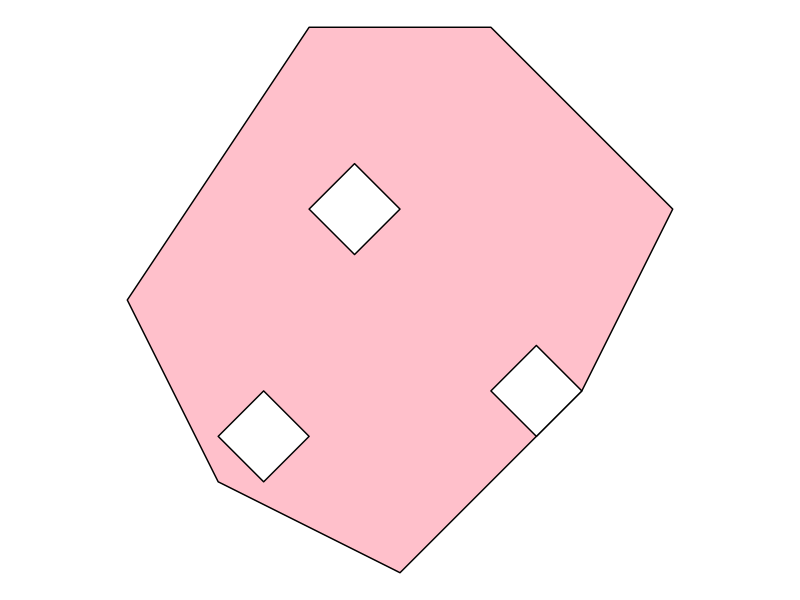

The R source for this figure:
## ---- chunk 1
#| include: false
#| message: false
library(knitr)
library(tidyverse)
library(conflicted)
conflict_prefer("select", "dplyr")
# set point size/type
# opts_knit$set(global.par = TRUE)
# par(pch = 20)
theme_set(theme_minimal())
knitr::opts_chunk$set(tidy.opts = list(width.cutoff = 100), tidy = FALSE, fig.align = 'center')
## ---- chunk 2
#| echo: false
#| fig-cap:  "The shaded inside and the white outside of a simple closed curve in the plane."
library(ggplot2)
library(dplyr)

library(ggplot2)

# External blob shape
external_blob <- data.frame(
  x = c(0.2, 0.4, 0.6, 0.8, 0.7, 0.5, 0.3, 0.2),
  y = c(0.5, 0.8, 0.8, 0.6, 0.4, 0.2, 0.3, 0.5),
  group = 1
)

# Internal blobs
internal_blob1 <- data.frame(
  x = c(0.4, 0.45, 0.5, 0.45, 0.4),
  y = c(0.6, 0.65, 0.6, 0.55, 0.6),
  group = 2
)

internal_blob2 <- data.frame(
  x = c(0.6, 0.65, 0.7, 0.65, 0.6),
  y = c(0.4, 0.45, 0.4, 0.35, 0.4),
  group = 3
)

internal_blob3 <- data.frame(
  x = c(0.3, 0.35, 0.4, 0.35, 0.3),
  y = c(0.35, 0.4, 0.35, 0.3, 0.35),
  group = 4
)

# Combine all data
all_shapes <- rbind(
  external_blob,
  internal_blob1,
  internal_blob2,
  internal_blob3
)

# Plot the figure
ggplot(all_shapes, aes(x, y, group = group)) +
  geom_polygon(aes(fill = as.factor(group)), color = "black", show.legend = FALSE) +
  scale_fill_manual(values = c("pink", "white", "white", "white")) +
  theme_void() +
  coord_fixed()
